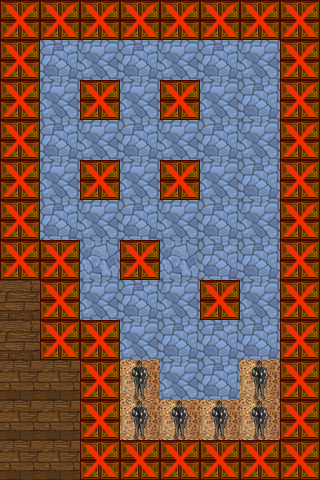

Rendered tile map (Tiled .tmx) drawn with the repository's tilesets; below, a short description and the map source with its tile grids summarised:
An orthogonal 8x12 tile map with 40x40 px tiles, 3 tile layers (MapLayer, Finish Condition, Collision) and 6 objects (rock2, rock3, rock4, rock5, rock6, ...).

<map version="1.0" orientation="orthogonal" width="8" height="12" tilewidth="40" tileheight="40">
 <tileset firstgid="1" name="newTileAtlas 2" tilewidth="40" tileheight="40" spacing="1">
  <image source="newTileAtlas 2.png" width="1024" height="512" />
 </tileset>
 <layer name="MapLayer" width="8" height="12">
  <data>[96 cells, 96 non-empty, 7 distinct tile ids]</data>
 </layer>
 <layer name="Finish Condition" width="8" height="12">
  <data>[96 cells, 6 non-empty, 1 distinct tile ids]</data>
 </layer>
 <layer name="Collision" width="8" height="12">
  <data>[96 cells, 42 non-empty, 1 distinct tile ids]</data>
 </layer>
 <objectgroup name="Rocks" width="8" height="12">
  <object name="rock2" gid="204" x="200" y="160" />
  <object name="rock3" gid="204" x="80" y="160" />
  <object name="rock4" gid="204" x="80" y="240" />
  <object name="rock5" gid="204" x="200" y="240" />
  <object name="rock6" gid="204" x="120" y="320" />
  <object name="rock1" gid="204" x="200" y="120" />
 </objectgroup>
</map>